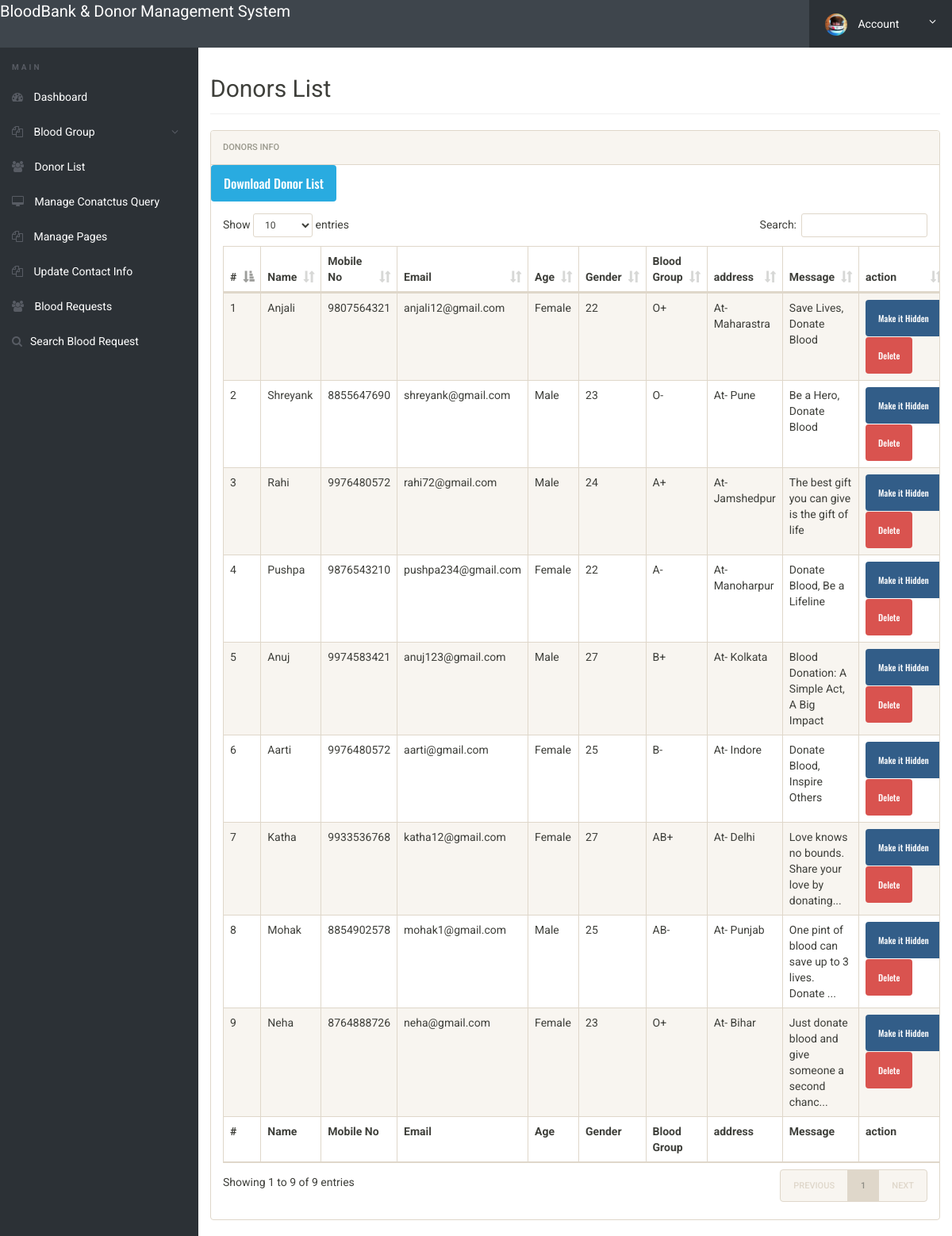
The page /admin/donor-list.php (signed in) on the database its author committed.
### tables this page shows
CREATE TABLE `tblblooddonars` (
  `id` int(11) NOT NULL,
  `FullName` varchar(100) DEFAULT NULL,
  `MobileNumber` char(11) DEFAULT NULL,
  `EmailId` varchar(100) DEFAULT NULL,
  `Gender` varchar(20) DEFAULT NULL,
  `Age` int(11) DEFAULT NULL,
  `BloodGroup` varchar(20) DEFAULT NULL,
  `Address` varchar(255) DEFAULT NULL,
  `Message` mediumtext DEFAULT NULL,
  `PostingDate` timestamp NOT NULL DEFAULT current_timestamp(),
  `status` int(1) DEFAULT NULL,
  `Password` varchar(250) DEFAULT NULL
);

### admin/donor-list.php (the view, shortened to what this page needs)
<?php
include('includes/config.php');
if(strlen($_SESSION['alogin'])==0)
	{
header('location:index.php');
}
else{
 ?>
<!doctype html>
<html lang="en" class="no-js">
<head>
	<link rel="stylesheet" href="css/font-awesome.min.css">
	<link rel="stylesheet" href="css/bootstrap.min.css">
	<link rel="stylesheet" href="css/dataTables.bootstrap.min.css">
	<link rel="stylesheet" href="css/bootstrap-social.css">
	<link rel="stylesheet" href="css/bootstrap-select.css">
	<link rel="stylesheet" href="css/fileinput.min.css">
	<link rel="stylesheet" href="css/awesome-bootstrap-checkbox.css">
	<link rel="stylesheet" href="css/style.css">
</head>
<body>
	<?php include('includes/header.php');?>
	<div class="ts-main-content">
		<?php include('includes/leftbar.php');?>
		<div class="content-wrapper">
			<div class="container-fluid">
				<div class="row">
					<div class="col-md-12">
						<h2 class="page-title">Donors List</h2>
						<div class="panel panel-default">
							<div class="panel-heading">Donors Info</div>
								<a href="download-records.php" style="font-size:16px;" class="btn btn-info">Download Donor List</a>
							<div class="panel-body">
								<table id="zctb" class="display table table-striped table-bordered table-hover" cellspacing="0" width="100%">
									<thead>
										<tr>
										<th>#</th>
											<th>Name</th>
											<th>Mobile No</th>
											<th>Email</th>
											<th>Age</th>
											<th>Gender</th>
											<th>Blood Group</th>
											<th>address</th>
											<th>Message </th>
											<th>action </th>
										</tr>
									</thead>
									<tfoot>
										<tr>
										<th>#</th>
										<th>Name</th>
											<th>Mobile No</th>
											<th>Email</th>
											<th>Age</th>
											<th>Gender</th>
											<th>Blood Group</th>
											<th>address</th>
											<th>Message </th>
											<th>action </th>
										</tr>
									</tfoot>
									<tbody>
<?php $sql = "SELECT * from  tblblooddonars ";
$query = $dbh -> prepare($sql);
$query->execute();
$results=$query->fetchAll(PDO::FETCH_OBJ);
$cnt=1;
if($query->rowCount() > 0)
{
foreach($results as $result)
{				?>
										<tr>
											<td><?php echo htmlentities($cnt);?></td>
											<td><?php echo htmlentities($result->FullName);?></td>
											<td><?php echo htmlentities($result->MobileNumber);?></td>
											<td><?php echo htmlentities($result->EmailId);?></td>
											<td><?php echo htmlentities($result->Gender);?></td>
											<td><?php echo htmlentities($result->Age);?></td>
											<td><?php echo htmlentities($result->BloodGroup);?></td>
											<td><?php echo htmlentities($result->Address);?></td>
											<td><?php echo htmlentities($result->Message);?></td>
										<td>
<?php if($result->status==1)
{?>
<a href="donor-list.php?hidden=<?php echo htmlentities($result->id);?>" onclick="return confirm('Do you really want to hiidden this detail')" class="btn btn-primary"> Make it Hidden</a>
<?php } else {?>
<a href="donor-list.php?public=<?php echo htmlentities($result->id);?>" onclick="return confirm('Do you really want to Public this detail')" class="btn btn-primary"> Make it Public</a>
<?php } ?>
<a href="donor-list.php?del=<?php echo htmlentities($result->id);?>" onclick="return confirm('Do you really want to delete this record')" class="btn btn-danger" style="margin-top:1%;"> Delete</a>
</td>
										</tr>
										<?php $cnt=$cnt+1; }} ?>
									</tbody>
								</table>
							</div>
						</div>
					</div>
				</div>
			</div>
		</div>
	</div>
</body>
</html>
<?php } ?>

### admin/css/style.css (style rules this page uses)
html { font-size: 14px; }
@media only screen and (min-width: 480px) { html { font-size: 17px; } }
@media only screen and (min-width: 768px) { html { font-size: 14px; } }
body { font-size: 1em; }
a { color: #37a6c4; }
.btn { font-family: 'Oswald', sans-serif; }
.panel { overflow: hidden; }
.btn { text-transform: none; }
.page-title { padding-bottom: 15px; margin-bottom: 20px; border-bottom: 1px solid #f0f0f0; }
.ts-main-content .content-wrapper { padding-top: 15px; margin-top: 60px; }
@media only screen and (min-width: 992px) { .ts-main-content .content-wrapper { margin-left: 250px; } }

### rows shown on the page
tblblooddonars: FullName "Anjali", MobileNumber "9807564321", EmailId "anjali12@gmail.com", Gender "Female", Age "22", BloodGroup "O+", Address "At-Maharastra", Message "Save Lives, Donate Blood"
tblblooddonars: FullName "Shreyank", MobileNumber "8855647690", EmailId "shreyank@gmail.com", Gender "Male", Age "23", BloodGroup "O-", Address "At- Pune", Message "Be a Hero, Donate Blood"
tblblooddonars: FullName "Rahi", MobileNumber "9976480572", EmailId "rahi72@gmail.com", Gender "Male", Age "24", BloodGroup "A+", Address "At- Jamshedpur", Message "The best gift you can give is the gift of life"
tblblooddonars: FullName "Pushpa", MobileNumber "9876543210", EmailId "pushpa234@gmail.com", Gender "Female", Age "22", BloodGroup "A-", Address "At- Manoharpur", Message "Donate Blood, Be a Lifeline"
tblblooddonars: FullName "Anuj", MobileNumber "9974583421", EmailId "anuj123@gmail.com", Gender "Male", Age "27", BloodGroup "B+", Address "At- Kolkata", Message "Blood Donation: A Simple Act, A Big Impact"
tblblooddonars: FullName "Aarti", MobileNumber "9976480572", EmailId "aarti@gmail.com", Gender "Female", Age "25", BloodGroup "B-", Address "At- Indore", Message "Donate Blood, Inspire Others"
tblblooddonars: FullName "Katha", MobileNumber "9933536768", EmailId "katha12@gmail.com", Gender "Female", Age "27", BloodGroup "AB+", Address "At- Delhi", Message "Love knows no bounds. Share your love by donating..."
tblblooddonars: FullName "Mohak", MobileNumber "8854902578", EmailId "mohak1@gmail.com", Gender "Male", Age "25", BloodGroup "AB-", Address "At- Punjab", Message "One pint of blood can save up to 3 lives. Donate ..."
tblblooddonars: FullName "Neha", MobileNumber "8764888726", EmailId "neha@gmail.com", Gender "Female", Age "23", BloodGroup "O+", Address "At- Bihar", Message "Just donate blood and give someone a second chanc..."
